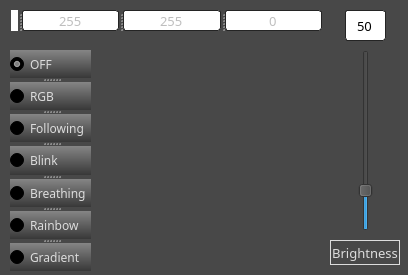
<?xml version="1.0" encoding="UTF-8"?>
<ui version="4.0">
 <class>Led</class>
 <widget class="QWidget" name="Led">
  <property name="enabled">
   <bool>true</bool>
  </property>
  <property name="geometry">
   <rect>
    <x>0</x>
    <y>0</y>
    <width>408</width>
    <height>275</height>
   </rect>
  </property>
  <property name="font">
   <font>
    <family>3ds</family>
   </font>
  </property>
  <property name="windowTitle">
   <string>Led</string>
  </property>
  <property name="styleSheet">
   <string notr="true">QWidget{
background:#484848;
}
QAbstractButton{
border-style:0px;
border-radius:0px;
color:#DCDCDC;
background:qlineargradient(spread:pad,x1:0,y1:0,x2:0,y2:1,stop:0 #858585,stop:1 #383838);
}
QAbstractButton:hover{
color:#000000;
background-color:#008aff;
}
QAbstractButton:pressed{
color:#DCDCDC;
border-style:solid;
border-width:0px 0px 0px 4px;
border-color:#008aff;
background-color:#444444;
}
QLabel{
color:#DCDCDC;
}
QLabel:focus{
border:1px solid #00BB9E;
}
QLineEdit{
border:1px solid #242424;
border-radius:3px;
background:none;
selection-background-color:#484848;
selection-color:#DCDCDC;
}
QLineEdit:focus,QLineEdit:hover{
border:1px solid #242424;
}
QLineEdit{
border:1px solid #242424;
border-radius:3px;
background:none;
selection-background-color:#484848;
selection-color:#DCDCDC;
}
QLineEdit:focus,QLineEdit:hover{
border:1px solid #242424;
}
QLineEdit{
lineedit-password-character:9679;
}
QSlider::sub-page:horizontal{
height:8px;
border-radius:3px;
background:#008aff;
}
QGroupBox::title {
pading:2px;
color:white;
subcontrol-position: top center;
border-top:0px ;} </string>
  </property>
  <widget class="QWidget" name="widget_Led_Color_Disk" native="true">
   <property name="geometry">
    <rect>
     <x>110</x>
     <y>30</y>
     <width>201</width>
     <height>241</height>
    </rect>
   </property>
   <property name="font">
    <font>
     <family>3ds</family>
    </font>
   </property>
   <property name="focusPolicy">
    <enum>Qt::NoFocus</enum>
   </property>
  </widget>
  <widget class="QLabel" name="label_Led_Brightness">
   <property name="geometry">
    <rect>
     <x>330</x>
     <y>240</y>
     <width>70</width>
     <height>25</height>
    </rect>
   </property>
   <property name="font">
    <font>
     <family>3ds</family>
     <pointsize>10</pointsize>
     <weight>50</weight>
     <italic>false</italic>
     <bold>false</bold>
    </font>
   </property>
   <property name="styleSheet">
    <string notr="true"/>
   </property>
   <property name="frameShape">
    <enum>QFrame::Box</enum>
   </property>
   <property name="text">
    <string>Brightness</string>
   </property>
   <property name="alignment">
    <set>Qt::AlignCenter</set>
   </property>
  </widget>
  <widget class="QSlider" name="verticalSlider_Led_Brightness">
   <property name="geometry">
    <rect>
     <x>355</x>
     <y>50</y>
     <width>22</width>
     <height>181</height>
    </rect>
   </property>
   <property name="font">
    <font>
     <family>3ds</family>
    </font>
   </property>
   <property name="maximum">
    <number>255</number>
   </property>
   <property name="value">
    <number>50</number>
   </property>
   <property name="orientation">
    <enum>Qt::Vertical</enum>
   </property>
  </widget>
  <widget class="QLineEdit" name="lineEdit_Led_Brightness">
   <property name="geometry">
    <rect>
     <x>345</x>
     <y>10</y>
     <width>41</width>
     <height>31</height>
    </rect>
   </property>
   <property name="font">
    <font>
     <family>3ds</family>
     <pointsize>10</pointsize>
     <weight>50</weight>
     <italic>false</italic>
     <bold>false</bold>
    </font>
   </property>
   <property name="styleSheet">
    <string notr="true">background-color: rgb(255, 255, 255);</string>
   </property>
   <property name="text">
    <string>50</string>
   </property>
   <property name="alignment">
    <set>Qt::AlignCenter</set>
   </property>
  </widget>
  <widget class="QSplitter" name="splitter">
   <property name="geometry">
    <rect>
     <x>10</x>
     <y>50</y>
     <width>81</width>
     <height>221</height>
    </rect>
   </property>
   <property name="orientation">
    <enum>Qt::Vertical</enum>
   </property>
   <widget class="QRadioButton" name="radioButton_Led_Mode_Off">
    <property name="font">
     <font>
      <family>3ds</family>
     </font>
    </property>
    <property name="text">
     <string>OFF</string>
    </property>
    <property name="checkable">
     <bool>true</bool>
    </property>
    <property name="checked">
     <bool>true</bool>
    </property>
   </widget>
   <widget class="QRadioButton" name="radioButton_Led_Mode_RGB">
    <property name="font">
     <font>
      <family>3ds</family>
     </font>
    </property>
    <property name="text">
     <string>RGB</string>
    </property>
    <property name="checkable">
     <bool>true</bool>
    </property>
    <property name="checked">
     <bool>false</bool>
    </property>
   </widget>
   <widget class="QRadioButton" name="radioButton_Led_Mode_Following">
    <property name="font">
     <font>
      <family>3ds</family>
     </font>
    </property>
    <property name="text">
     <string>Following</string>
    </property>
    <property name="checkable">
     <bool>true</bool>
    </property>
    <property name="checked">
     <bool>false</bool>
    </property>
   </widget>
   <widget class="QRadioButton" name="radioButton_Led_Mode_Blink">
    <property name="font">
     <font>
      <family>3ds</family>
     </font>
    </property>
    <property name="text">
     <string>Blink</string>
    </property>
    <property name="checkable">
     <bool>true</bool>
    </property>
    <property name="checked">
     <bool>false</bool>
    </property>
   </widget>
   <widget class="QRadioButton" name="radioButton_Led_Mode_Breathing">
    <property name="font">
     <font>
      <family>3ds</family>
     </font>
    </property>
    <property name="text">
     <string>Breathing</string>
    </property>
    <property name="checkable">
     <bool>true</bool>
    </property>
    <property name="checked">
     <bool>false</bool>
    </property>
   </widget>
   <widget class="QRadioButton" name="radioButton_Led_Mode_Rainbow">
    <property name="font">
     <font>
      <family>3ds</family>
     </font>
    </property>
    <property name="text">
     <string>Rainbow</string>
    </property>
    <property name="checkable">
     <bool>true</bool>
    </property>
    <property name="checked">
     <bool>false</bool>
    </property>
   </widget>
   <widget class="QRadioButton" name="radioButton_Led_Mode_Gradient">
    <property name="font">
     <font>
      <family>3ds</family>
     </font>
    </property>
    <property name="text">
     <string>Gradient</string>
    </property>
    <property name="checkable">
     <bool>true</bool>
    </property>
    <property name="checked">
     <bool>false</bool>
    </property>
   </widget>
  </widget>
  <widget class="QSplitter" name="splitter_2">
   <property name="geometry">
    <rect>
     <x>11</x>
     <y>10</y>
     <width>311</width>
     <height>21</height>
    </rect>
   </property>
   <property name="font">
    <font>
     <family>3ds</family>
    </font>
   </property>
   <property name="orientation">
    <enum>Qt::Horizontal</enum>
   </property>
   <widget class="QLabel" name="label_Led_Color_Disk">
    <property name="font">
     <font>
      <family>3ds</family>
     </font>
    </property>
    <property name="styleSheet">
     <string notr="true">background-color: rgb(255, 255, 255);</string>
    </property>
    <property name="text">
     <string/>
    </property>
   </widget>
   <widget class="QLineEdit" name="lineEdit_Led_Color_R">
    <property name="enabled">
     <bool>false</bool>
    </property>
    <property name="font">
     <font>
      <family>3ds</family>
      <pointsize>10</pointsize>
      <weight>50</weight>
      <italic>false</italic>
      <bold>false</bold>
     </font>
    </property>
    <property name="styleSheet">
     <string notr="true">background-color: rgb(255, 255, 255);</string>
    </property>
    <property name="text">
     <string>255</string>
    </property>
    <property name="alignment">
     <set>Qt::AlignCenter</set>
    </property>
   </widget>
   <widget class="QLineEdit" name="lineEdit_Led_Color_G">
    <property name="enabled">
     <bool>false</bool>
    </property>
    <property name="font">
     <font>
      <family>3ds</family>
      <pointsize>10</pointsize>
      <weight>50</weight>
      <italic>false</italic>
      <bold>false</bold>
     </font>
    </property>
    <property name="styleSheet">
     <string notr="true">background-color: rgb(255, 255, 255);</string>
    </property>
    <property name="text">
     <string>255</string>
    </property>
    <property name="alignment">
     <set>Qt::AlignCenter</set>
    </property>
   </widget>
   <widget class="QLineEdit" name="lineEdit_Led_Color_B">
    <property name="enabled">
     <bool>false</bool>
    </property>
    <property name="font">
     <font>
      <family>3ds</family>
      <pointsize>10</pointsize>
      <weight>50</weight>
      <italic>false</italic>
      <bold>false</bold>
     </font>
    </property>
    <property name="styleSheet">
     <string notr="true">background-color: rgb(255, 255, 255);</string>
    </property>
    <property name="text">
     <string>0</string>
    </property>
    <property name="alignment">
     <set>Qt::AlignCenter</set>
    </property>
   </widget>
  </widget>
 </widget>
 <resources/>
 <connections/>
</ui>
